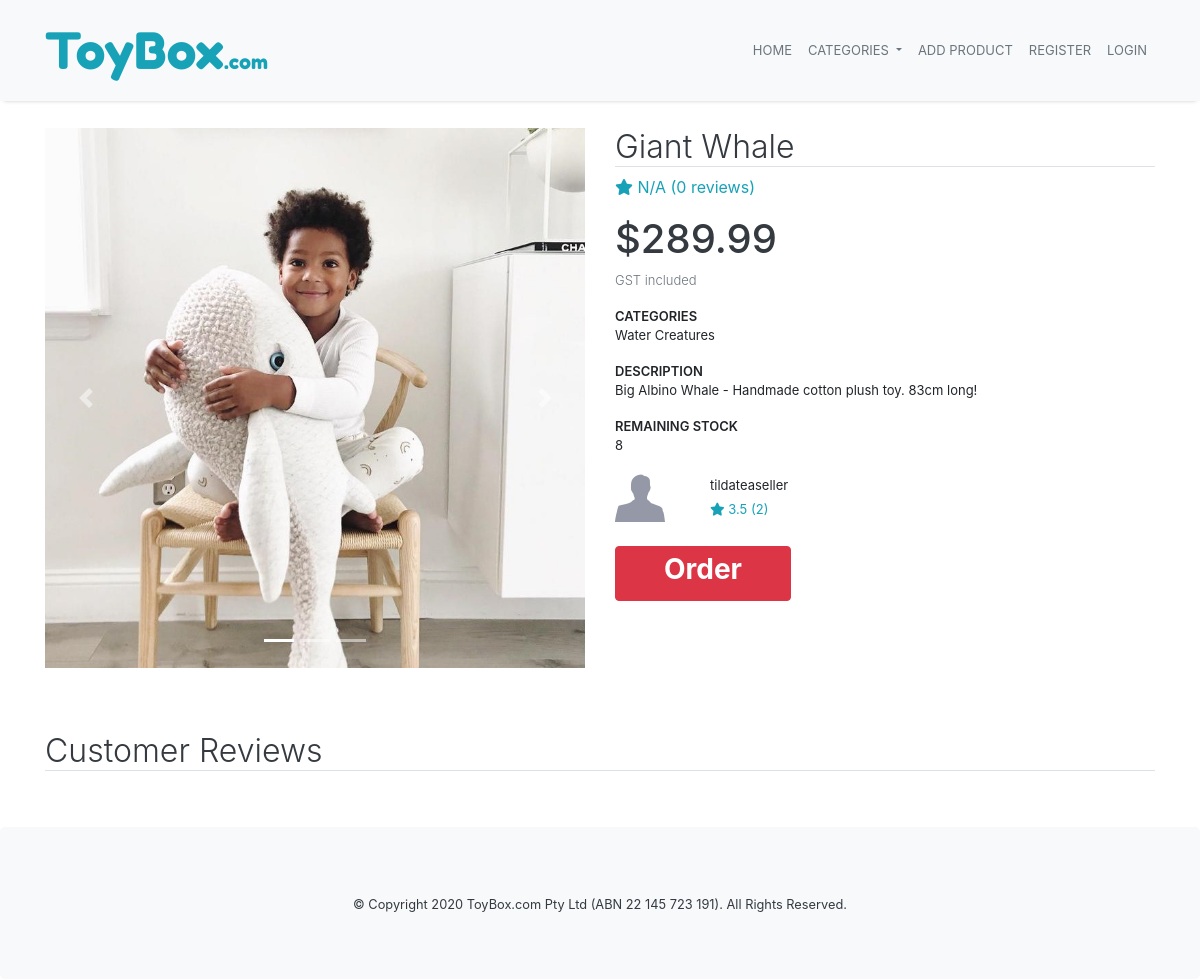
The page /product/7 on the database its author committed.
### marketplace/models.py (models this page shows, shortened)
class Product(db.Model):
    __tablename__='products'
    id = db.Column(db.Integer, primary_key=True)
    name = db.Column(db.String(100), nullable=False)
    description = db.Column(db.String(500))
    current_stock = db.Column(db.Integer, nullable=False)
    monthly_stock = db.Column(db.Integer, nullable=False)
    price = db.Column(db.Numeric, nullable=False)
    category = db.Column(db.String(50), nullable=False)
    created = db.Column(db.DateTime, default=datetime.now(), nullable=False)
    image_one = db.Column(db.String(400))
    image_two = db.Column(db.String(400))
    image_three = db.Column(db.String(400))
    seller_id = db.Column(db.Integer, db.ForeignKey('users.id'))
    comments = db.relationship('Comment', backref='product') #comments on product

class User(db.Model, UserMixin):
    __tablename__='users'
    id = db.Column(db.Integer, primary_key=True)
    username = db.Column(db.String(30), index=True, unique=True, nullable=False)
    email = db.Column(db.String(100), index=True, unique=True, nullable=False)
    phone = db.Column(db.String(20), nullable=False) #must be string to keep 0 at start of number
    bank_account = db.Column(db.String(30))
    seller = db.Column(db.Boolean, nullable=False) #determines whether the user is a seller or buyer
    password_hash = db.Column(db.String(255), nullable=False)
    products = db.relationship('Product', backref='user') #products added by user

### marketplace/products.py (the view)
@bp.route('/<id>', methods=['GET', 'POST'])
def view(id):
    product = Product.query.filter_by(id=id).first()
    if (not product): #if product doesnt exist then 404
        return render_template('404.html')
    roundedPrice = round(product.price, 2)
    rating = 0
    i = 0
    for comment in product.comments:
        rating += comment.rating
        i += 1
    if i > 0:
        rating = round(rating/i, 2)
    else:
        rating = 'N/A'
    seller = User.query.filter_by(id=product.seller_id).first()
    sellerRating = 0
    j = 0
    for prod in seller.products:
        for com in prod.comments:
            sellerRating += com.rating
            j += 1
    if j > 0:
        sellerRating = round(sellerRating/j, 2)
    else:
        sellerRating = 'N/A'
    comments = db.session.query(Comment, User).filter_by(product_id=id).outerjoin(User, Comment.user_id == User.id).all()
    form = ReviewForm()
    if(form.validate_on_submit()):
        f_text = form.text.data
        f_rating = form.rating.data
        f_title = form.title.data
        new_comment = Comment (
            text = f_text,
            rating = f_rating,
            title = f_title,
            user_id = current_user.id,
            product_id = id
        )
        db.session.add(new_comment)
        db.session.commit()
        return redirect(url_for('product.view', id=id))
    else:
        for field, errors in form.errors.items():
            for error in errors:
                flash(u"%s: %s" % (getattr(form, field).label.text.title(), error), 'error')
    return render_template('product.html', product=product, roundedPrice = roundedPrice, rating=rating, reviewCount=i, seller=seller, sellerRating=sellerRating, sellerReviewCount=j, comments=comments, form=form)

### marketplace/templates/product.html (shortened to what this page needs)
{% extends 'base.html' %}
{% block content %}
<div class="container">
    <div class="row content-container mb-5">
        <div class="col-md-6">
            <div id="carouselExampleIndicators" class="carousel slide mb-3" data-ride="carousel">
                <ol class="carousel-indicators">
                    <li data-target="#carouselExampleIndicators" data-slide-to="0" class="active"></li>
                    {% if product.image_two %}
                    <li data-target="#carouselExampleIndicators" data-slide-to="1"></li>
                    {% endif %}
                    {% if product.image_three %}
                    <li data-target="#carouselExampleIndicators" data-slide-to="2"></li>
                    {% endif %}
                </ol>
                <div class="carousel-inner">
                    <div class="carousel-item active">
                        <img class="d-block w-100" src="..{{ product.image_one }}" alt="First slide">
                    </div>
                </div>
                <a class="carousel-control-prev" href="#carouselExampleIndicators" role="button" data-slide="prev">
                    <span class="carousel-control-prev-icon" aria-hidden="true"></span>
                </a>
                <a class="carousel-control-next" href="#carouselExampleIndicators" role="button" data-slide="next">
                    <span class="carousel-control-next-icon" aria-hidden="true"></span>
                </a>
            </div>
        </div>
        <div class="col-md-6">
            <h2 class="text-dark font-weight-light border-bottom">{{ product.name }}</h2>
            <div class="text-info">
                <i class="fas fa-star"></i> {{ rating }} ({{ reviewCount }} reviews)
            </div>
            <h1 class="text-dark mt-3">${{ roundedPrice }}</h1>
            <div class="small-font form-head text-muted font-weight-light">GST included</div>
            <div class="small-font form-head mt-3">CATEGORIES</div>
            <p class="small-font">{{ product.category }}</p>
            <div class="small-font form-head mt-3">DESCRIPTION</div>
            <p class="small-font">{{ product.description }}</p>
            <div class="small-font form-head mt-3">REMAINING STOCK</div>
            {% if product.current_stock > 0 %}
                <p class="small-font">{{ product.current_stock }}</p>
            {% else%}
                <p class="small-font text-danger">Out of Stock</p>
            {% endif %}
            <div class="row mt-2">
                <div class="col-2">
                    <img class="" src="../static/img/genericman.jpg" height="50px" width="50px">
                </div>
                <div class="col">
                    <span class="small-font">{{ seller.username }}<br>
                        <span class="text-info">
                            <i class="fas fa-star"></i> {{ sellerRating }} ({{ sellerReviewCount }})
                        </span>
                    </span>
                </div>
            </div>
            {% if product.current_stock > 0 %}
                {% if current_user.seller == False %}
                    <a class="btn btn-info mt-4 pl-5 pr-5" href="{{ url_for('order.order', id=product.id) }}">
                        <h3 class="font-weight-bold">Order</h3>
                    </a>
                {% else %}
                    <a class="btn btn-danger btn-info mt-4 pl-5 pr-5" data-toggle="OOS-tooltip" data-placement="right" title="You must be logged in as a buyer to purchase products!" disabled>
                        <h3 style="color:white;" class="font-weight-bold">Order</h3>
                    </a>
                {% endif %}
            {% else %}
                <a class="btn btn-danger btn-info mt-4 pl-5 pr-5" data-toggle="OOS-tooltip" data-placement="right" title="Unfortunately, I am Out of Stock for this month. Check in on me later!" disabled>
                    <h3 style="color:white;" class="font-weight-bold">Order</h3>
                </a>
            {% endif %}
        </div>
    </div>
    <h2 class="text-dark font-weight-light border-bottom">Customer Reviews</h2>
</div>
{% endblock %}

### marketplace/static/css/style.css (style rules this page uses)
body { overflow-x: hidden; display: flex; flex-direction: column; min-height: 100%; }
html { min-height: 100%; }
.content-container { margin-top: 128px; }
h1 { font-size: 40px; }
.form-head { font-size: 13px; font-weight: 600; }
.small-font { font-size: 13px!important; }

### rows shown on the page
Product: image_one (picture), name "Giant Whale", category "Water Creatures", description "Big Albino Whale - Handmade cotton plush toy. 83cm long!", current_stock "8"
User: username "tildateaseller"

### other values the page prints
{{ rating }} "N/A"
{{ reviewCount }} "0"
{{ roundedPrice }} "289.99"
{{ sellerRating }} "3.5"
{{ sellerReviewCount }} "2"
